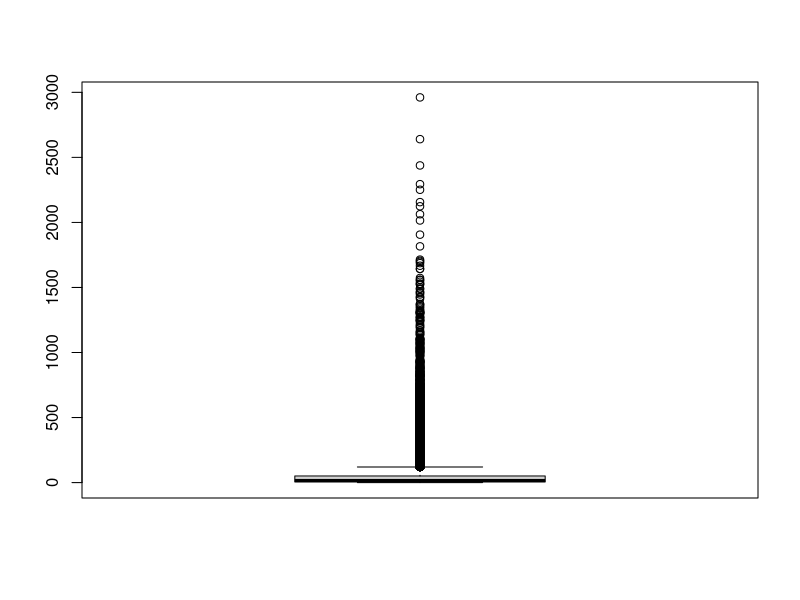
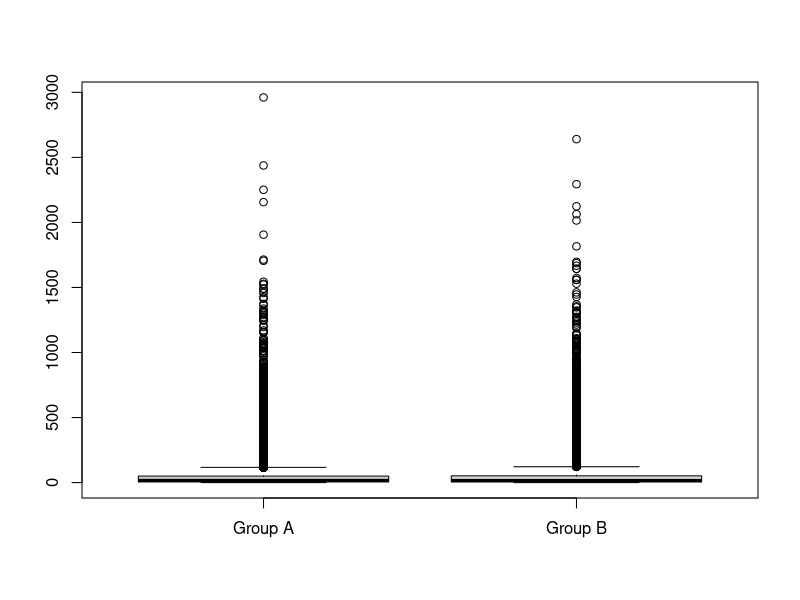
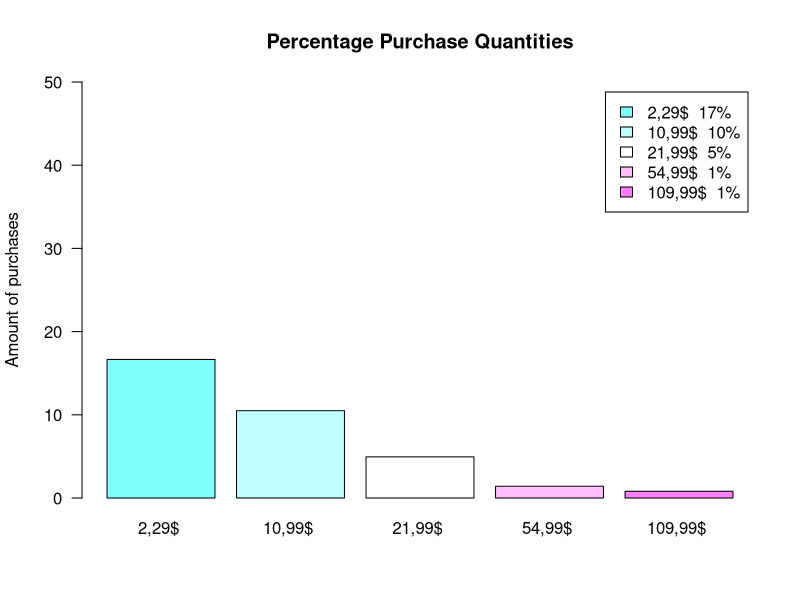
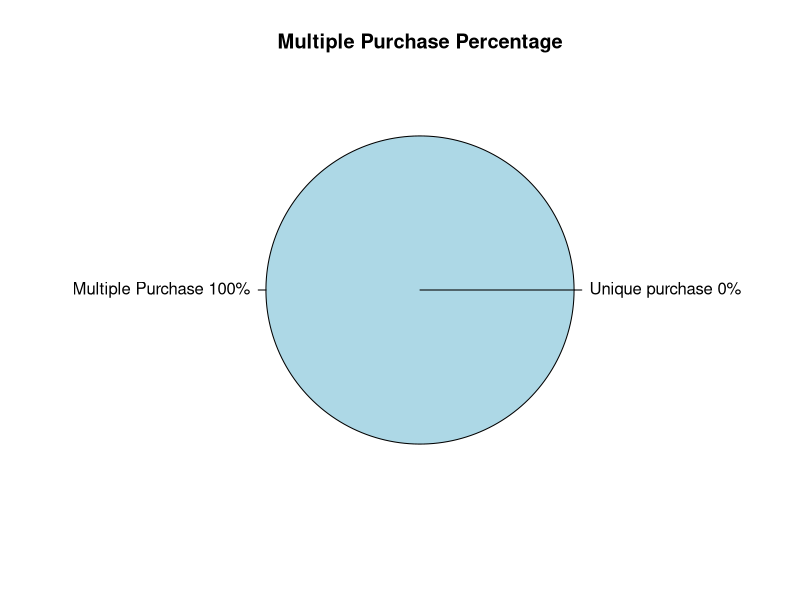
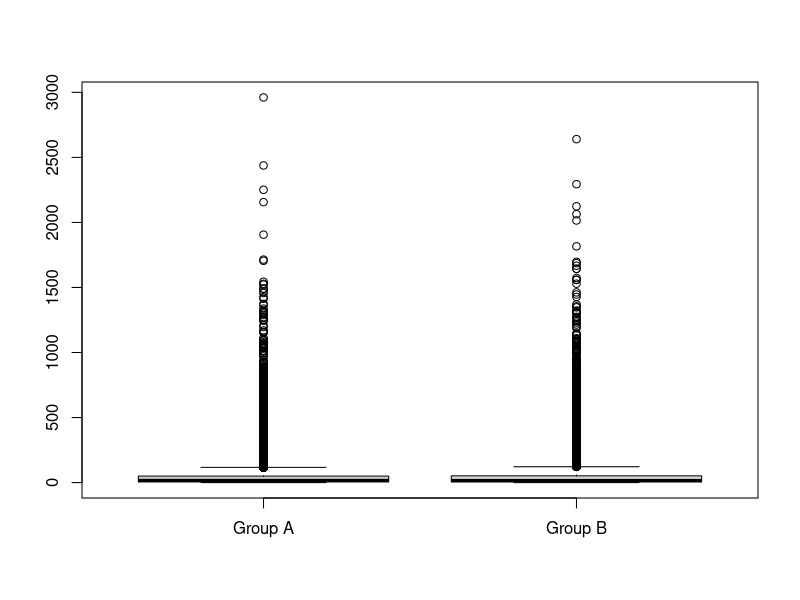
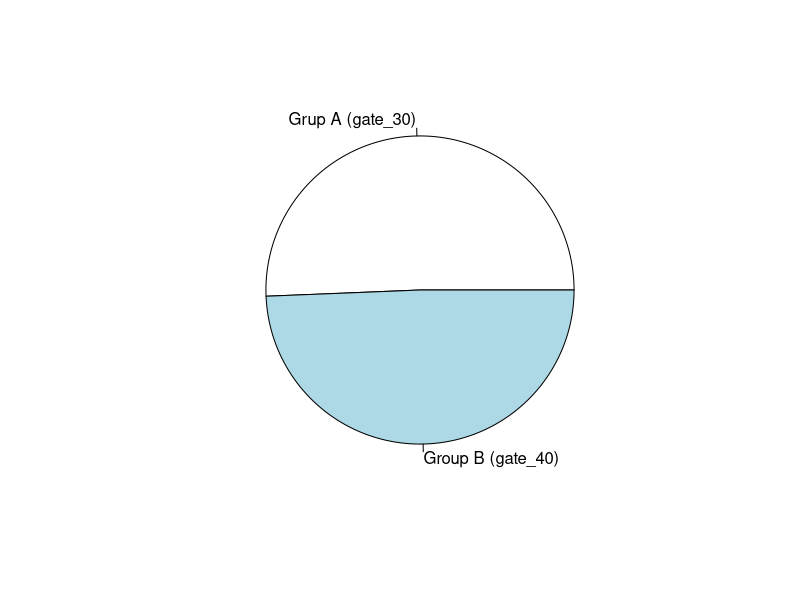
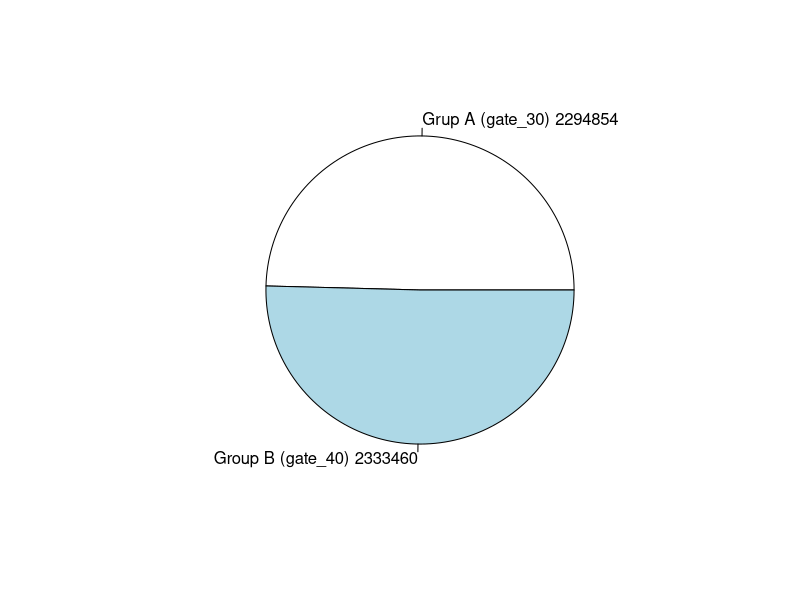
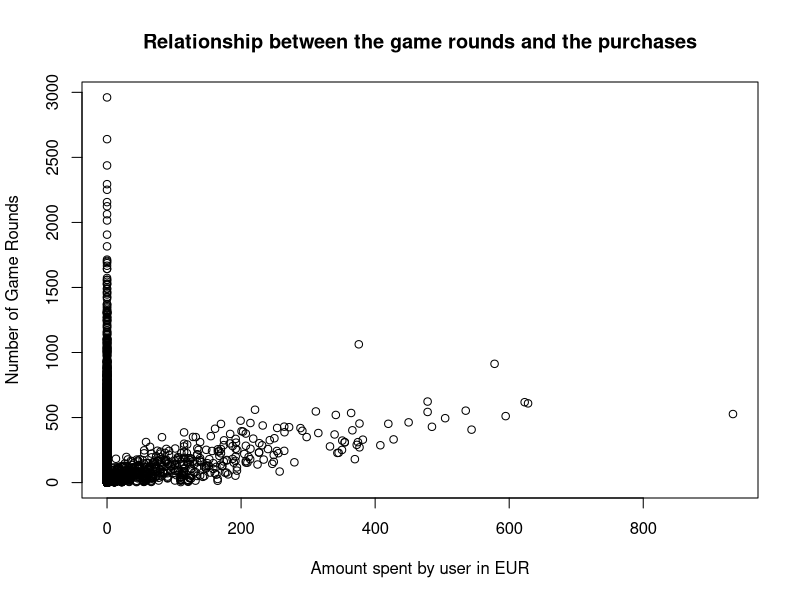

Recreate these plots in R, in order.
## ---- chunk 1
knitr::opts_chunk$set(echo = TRUE)
## ---- chunk 2
  DS <- read.csv("cookie_cats_ABtest.csv", sep = ",")
  PR <- read.csv("cookie_cats_purch.csv", sep = ",")
  
  str(DS)
  str(PR)
## ---- chunk 3
  naUserid <- which(is.na(DS$userid)) ; naUserid
  DS <- DS[-naUserid, ]
## ---- chunk 4
  table(DS$retention_1)
  DS$retention_1[DS$retention_1 == "false "] = FALSE
  DS$retention_1[DS$retention_1 == "  true "] = TRUE
  table(DS$retention_1)
## ---- chunk 5
  DS <- DS[-which.max(DS$sum_gamerounds), ]
## ---- chunk 6
  inexistentValues <- which((PR$id %in% DS$userid) == FALSE) ; inexistentValues
  PR <- PR[-inexistentValues, ]
  which((PR$id %in% DS$userid) == FALSE)
## ---- chunk 7
  naPurch <- which(is.na(PR$purch)) ; naPurch
  PR <- PR[-naPurch, ]
## ---- chunk 8
  PR['purch'] <-  as.numeric(gsub("[a-zA-Z]","", PR$purch))
## ---- chunk 9
  PR$purch[PR$purch < 0] <- -(PR$purch[PR$purch < 0])
  unique(PR$purch)
## ---- chunk 10
  library(dplyr)

  PR.different.purch <- PR
  PR <- PR %>% group_by(id) %>%
  summarise(purch=sum(purch)) %>%
  as.data.frame()
## ---- chunk 11
  nrow(DS)
## ---- chunk 12
  table(DS$version)
## ---- chunk 13
  boxplot(DS$sum_gamerounds)
  groupA <- DS$sum_gamerounds[DS$version == "gate_30"]
  groupB <- DS$sum_gamerounds[DS$version == "gate_40"]
  boxplot(groupA, groupB, names = c("Group A", "Group B"))
## ---- chunk 14
  activeUsersDay1 <- sum(DS$retention_1 == TRUE)
  totalUsers <- nrow(DS)
  percentageRetentionDay1 <- activeUsersDay1 * 100 / totalUsers
  paste(as.character(round(percentageRetentionDay1, 3)),"%")
## ---- chunk 15
  activeUsersDay7 <- sum(DS$retention_1 == TRUE & DS$retention_7 == TRUE)
  percentageRetentionDay7 <- activeUsersDay7 * 100 / totalUsers
  paste(as.character(round(percentageRetentionDay7, 3)),"%")
## ---- chunk 16
  non.playing.users <- sum(DS$retention_1 == FALSE & DS$retention_7 == FALSE) ; non.playing.users
## ---- chunk 17
  percentageNonPlayingUsers <- non.playing.users * 100 / totalUsers
  paste(as.character(round(percentageNonPlayingUsers, 2)),"%")
## ---- chunk 18
  num.users.DS <- nrow(DS)
  num.users.PR <- nrow(PR)

  purch.2.29 <- sum(length(PR$purch[PR$purch == "2.29"])) * 100 / num.users.PR 
  purch.10.99 <- sum(length(PR$purch[PR$purch == "10.99"])) * 100 / num.users.PR
  purch.21.99 <- sum(length(PR$purch[PR$purch == "21.99"])) * 100 / num.users.PR
  purch.54.99 <- sum(length(PR$purch[PR$purch == "54.99"])) * 100 / num.users.PR
  purch.109.99 <- sum(length(PR$purch[PR$purch == "109.99"])) * 100 / num.users.PR
  
  purch.quantities <- c(purch.2.29, purch.10.99, purch.21.99, purch.54.99, purch.109.99)
  
  myLables <- c("2,29$ ", "10,99$ ", "21,99$ ", "54,99$ ", "109,99$ ")
  myLables2 <- paste(round(purch.quantities),"%", sep = "")
  myLables2
  
  myLables3 <- paste(myLables, myLables2)
  
  barplot(purch.quantities, names = myLables, col = cm.colors(length(purch.quantities)), legend.text = myLables3, ylim = c(0, 50), main = "Percentage Purchase Quantities", ylab = "Amount of purchases", las = 1)
    
## ---- chunk 19
  repeated <- length(table(PR$id))
  percentage.multiple.purchases <- repeated * 100 / num.users.PR
  pct.paying.users <- (num.users.PR-repeated) * 100 / num.users.PR ; pct.paying.users
  
  total.pct <- c(pct.paying.users, percentage.multiple.purchases)
  
  lable1 <- c("Unique purchase", "Multiple Purchase")
  lable2 <- paste(round(total.pct), "%", sep = "") ; lable2
  lable3 <- paste(lable1, lable2) ; lable3
  
  pie(c(pct.paying.users, percentage.multiple.purchases), lable3, main = "Multiple Purchase Percentage")
  
  
## ---- chunk 20
  mean <- mean(PR$purch) ; mean
  #
  
  
## ---- chunk 21
  num.users.DS <- nrow(DS) ; num.users.DS
  num.users.PR <- length(table(PR)) ; num.users.PR
  
  PR.AND.DS.USERS <- sum(num.users.DS, num.users.PR)
  
  conversion.rate <- (num.users.PR / PR.AND.DS.USERS) * 100
  paste(as.character(round(conversion.rate, 2)), "%") ; conversion.rate

## ---- chunk 22
  total.revenue <- sum(PR$purch)
  ARPU <- total.revenue / PR.AND.DS.USERS

## ---- chunk 23
  ARPPU <- total.revenue / num.users.PR

## ---- chunk 24
  #d1 <- c(conversion.rate, ARPU, ARPPU)
  #knitr::kable(d1, format = "pipe", col.names = "Conversion Rate", "ARPU", "ARPPU")
  
  

## ---- chunk 25
 boxplot(groupA, groupB, names = c("Group A", "Group B"))
## ---- chunk 26
 GroupAtotalUsersRetention<-length(DS$userid[DS$retention_1=="TRUE" & DS$retention_7 =="TRUE" & DS$version == "gate_30"]) 
 GroupBtotalUsersRetention<-length(DS$userid[DS$retention_1=="TRUE" & DS$retention_7 =="TRUE" & DS$version == "gate_40"])
 totalUsersWithMaxRetention<- c(GroupAtotalUsersRetention,GroupBtotalUsersRetention)
 pie(totalUsersWithMaxRetention,labels=c("Grup A (gate_30)","Group B (gate_40)"))

## ---- chunk 27
 GroupASumGameRounds<-sum(DS$sum_gamerounds[ DS$version == "gate_30"]) 
 GroupBSumGameRounds<-sum(DS$sum_gamerounds[ DS$version == "gate_40"]) 

 gameRoundsVector<- c(GroupASumGameRounds,GroupBSumGameRounds)
 aTmp<-paste("Grup A (gate_30)",GroupASumGameRounds)
 bTmp<-paste("Group B (gate_40)",GroupBSumGameRounds)
 pie(gameRoundsVector,labels=c( aTmp, bTmp))

## ---- chunk 28
length(DS$userid[DS$version=="gate_30"])
length(DS$userid[DS$version=="gate_40"])
  #stdev <- sqrt(sum((dataset$A)^2) / (length(dataset$A)-1))
## ---- chunk 29
meanGroupA<- mean(DS$sum_gamerounds[DS$version=="gate_30"] )
meanGroupA
meanGroupB<- mean(DS$sum_gamerounds[DS$version=="gate_40"] )
meanGroupB
s1<-sd(DS$sum_gamerounds[DS$version=="gate_30"])
s2<-sd(DS$sum_gamerounds[DS$version=="gate_40"])

Tobs<-(meanGroupA-meanGroupB)/sqrt(s1^2/meanGroupA + s2^2/meanGroupB)
Tobs
  #stdev <- sqrt(sum((dataset$A)^2) / (length(dataset$A)-1))
degreesOfFredom<-(s1^2/meanGroupA + s2^2/meanGroupB)^2 /
  ( ((s1^2/meanGroupA)^2/meanGroupA-1) + ((s2^2/meanGroupB)^2/(meanGroupB-1) ))
degreesOfFredom
## ---- chunk 30
alpha = qt ( 0.05, df=degreesOfFredom,lower.tail=FALSE )#sumGameRounds40-sumGameRounds30>0 creo
alpha
## ---- chunk 31
h0CanBeRejected<-Tobs>alpha
h0CanBeRejected
## ---- chunk 32
p<-pt(Tobs,df=degreesOfFredom,lower.tail=FALSE)
p
alpha
## ---- chunk 33
  library(dplyr)
  merge.all <-merge(DS,PR,by.x="userid",by.y="id", all = TRUE)
  merge.all$purch[is.na(merge.all$purch)] <- 0
  
  merge.purch = merge(DS,PR,by.x="userid",by.y="id")
## ---- chunk 34
  plot(merge.all$purch, merge.all$sum_gamerounds, ylab = "Number of Game Rounds", xlab = "Amount spent by user in EUR", main = "Relationship between the game rounds and the purchases")
## ---- chunk 35
  lm.all <- lm(purch ~ sum_gamerounds, merge.all)
  lm.all
  
  lm.just.purch <- lm(purch ~ sum_gamerounds, merge.purch)
  lm.just.purch
  
  plot(merge.all$sum_gamerounds, merge.all$purch, main = "lm.all")
  abline(lm.all)
  
  plot(merge.purch$sum_gamerounds, merge.purch$purch, main = "lm.just.purch")
  abline(lm.just.purch)
#supuestamente purch es mejor
## ---- chunk 36
  summary(lm.all)
  summary(lm.just.purch)
## ---- chunk 37
  invest <- 50
  new.ds <- data.frame(sum_gamerounds=invest)
  prediction = predict(lm.all, new.ds)
  prediction
## ---- chunk 38
  simulation.gamerounds <- seq(from = 0, to = 1000, by = 50)
  new.ds <- data.frame(sum_gamerounds=simulation.gamerounds)
  simulation <- predict(lm.all, new.ds)
  simulation
  
  # incluir table
  plot(simulation)
